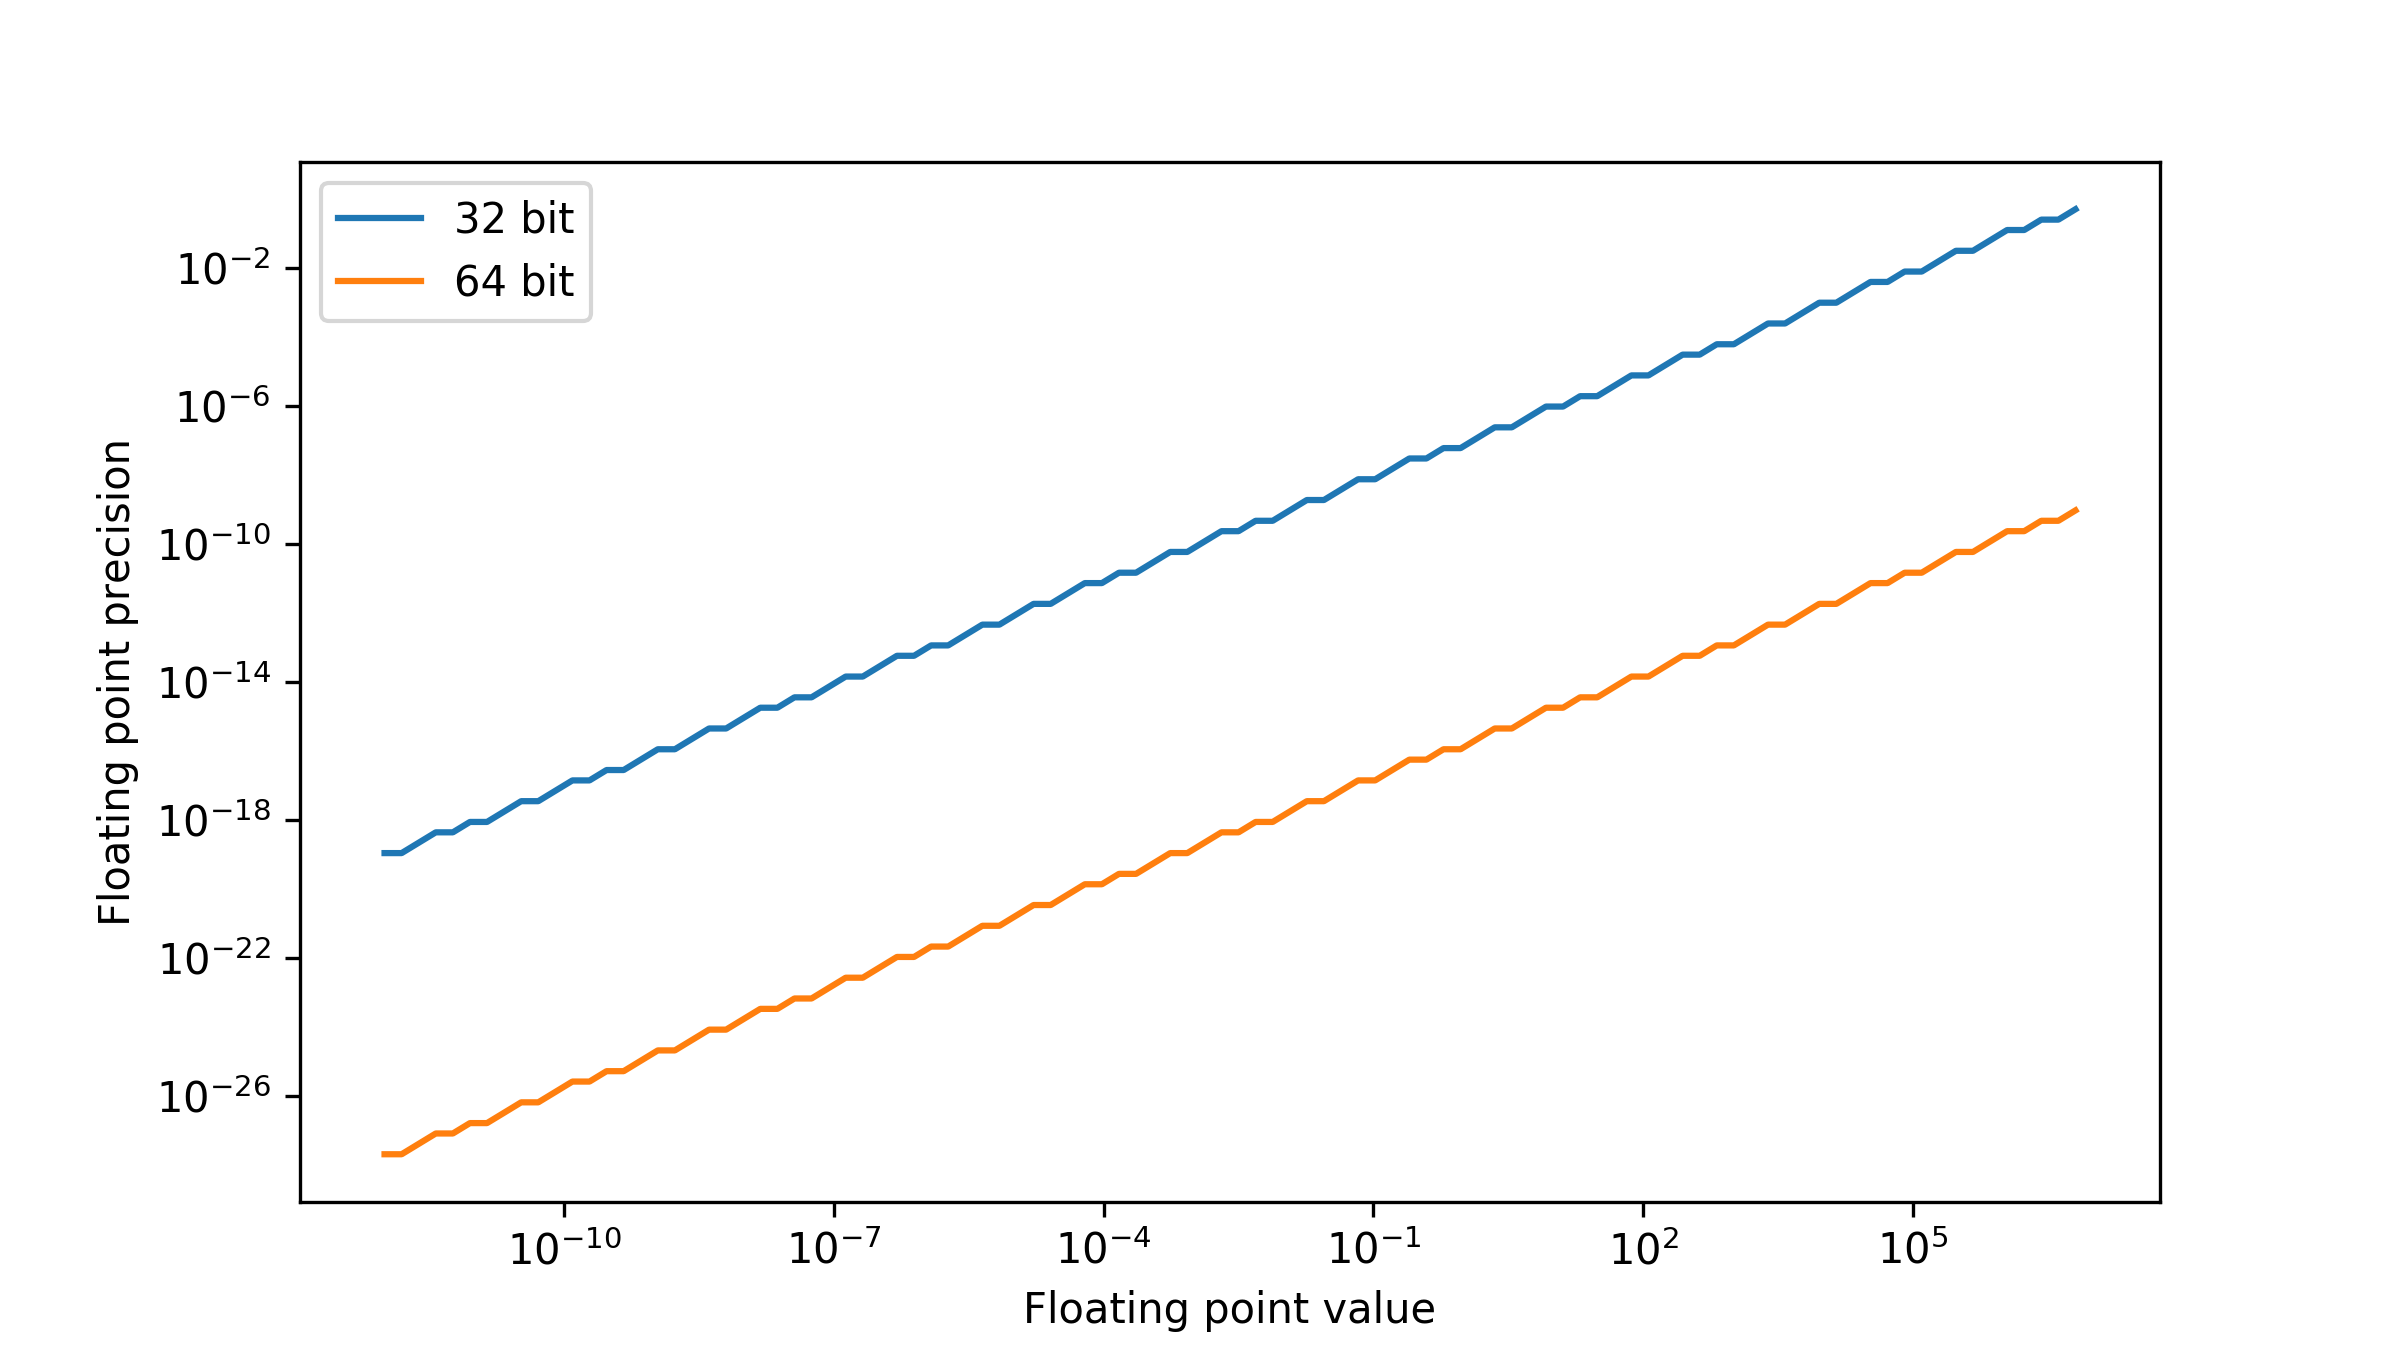

Write the Python code that produced this figure.
import numpy as np
import matplotlib.pyplot as plt

value, float, double = abs(np.genfromtxt('floating.dat').T)

fig, ax = plt.subplots(figsize = (8, 4.5))
ax.loglog(value, float, '-', label = '32 bit')
ax.loglog(value, double, '-', label = '64 bit')

# ax.loglog(value, 100 * float / value)
# ax.loglog(value, 100 * double / value)

ax.set_xlabel('Floating point value')
ax.set_ylabel('Floating point precision')
ax.legend()

fig.savefig('floating.png', dpi = 300)

# plt.show()
